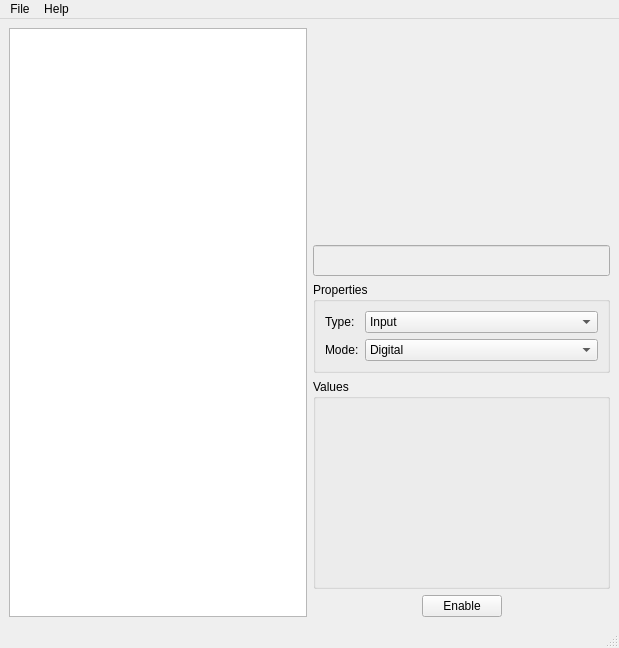
<?xml version="1.0" encoding="UTF-8"?>
<ui version="4.0">
 <class>MainWindow</class>
 <widget class="QMainWindow" name="MainWindow">
  <property name="geometry">
   <rect>
    <x>0</x>
    <y>0</y>
    <width>619</width>
    <height>648</height>
   </rect>
  </property>
  <property name="sizePolicy">
   <sizepolicy hsizetype="Fixed" vsizetype="Fixed">
    <horstretch>0</horstretch>
    <verstretch>0</verstretch>
   </sizepolicy>
  </property>
  <property name="windowTitle">
   <string>MainWindow</string>
  </property>
  <property name="windowIcon">
   <iconset resource="../resources.qrc">
    <normaloff>:/icons/icons/rpi.png</normaloff>:/icons/icons/rpi.png</iconset>
  </property>
  <widget class="QWidget" name="centralwidget">
   <layout class="QGridLayout" name="gridLayout">
    <item row="0" column="0" rowspan="5">
     <widget class="QListView" name="listView"/>
    </item>
    <item row="0" column="1">
     <widget class="QLabel" name="label_3">
      <property name="sizePolicy">
       <sizepolicy hsizetype="Expanding" vsizetype="Expanding">
        <horstretch>0</horstretch>
        <verstretch>0</verstretch>
       </sizepolicy>
      </property>
      <property name="maximumSize">
       <size>
        <width>400</width>
        <height>300</height>
       </size>
      </property>
      <property name="text">
       <string/>
      </property>
      <property name="pixmap">
       <pixmap resource="../resources.qrc">:/icons/icons/rpi-gpio.jpg</pixmap>
      </property>
      <property name="scaledContents">
       <bool>true</bool>
      </property>
     </widget>
    </item>
    <item row="1" column="1">
     <widget class="QLineEdit" name="lineEdit_name">
      <property name="enabled">
       <bool>false</bool>
      </property>
      <property name="font">
       <font>
        <pointsize>14</pointsize>
        <weight>75</weight>
        <bold>true</bold>
       </font>
      </property>
      <property name="alignment">
       <set>Qt::AlignCenter</set>
      </property>
     </widget>
    </item>
    <item row="2" column="1">
     <widget class="QGroupBox" name="groupBox_type">
      <property name="title">
       <string>Properties</string>
      </property>
      <layout class="QFormLayout" name="formLayout">
       <item row="1" column="0">
        <widget class="QLabel" name="label_2">
         <property name="text">
          <string>Type:</string>
         </property>
        </widget>
       </item>
       <item row="1" column="1">
        <widget class="QComboBox" name="comboBox_type">
         <item>
          <property name="text">
           <string>Input</string>
          </property>
         </item>
         <item>
          <property name="text">
           <string>Output</string>
          </property>
         </item>
        </widget>
       </item>
       <item row="2" column="0">
        <widget class="QLabel" name="label">
         <property name="text">
          <string>Mode:</string>
         </property>
        </widget>
       </item>
       <item row="2" column="1">
        <widget class="QComboBox" name="comboBox_mode">
         <item>
          <property name="text">
           <string>Digital</string>
          </property>
         </item>
         <item>
          <property name="text">
           <string>Pulse Width Modulation</string>
          </property>
         </item>
        </widget>
       </item>
      </layout>
     </widget>
    </item>
    <item row="3" column="1">
     <widget class="QGroupBox" name="groupBox_values">
      <property name="title">
       <string>Values</string>
      </property>
      <layout class="QVBoxLayout" name="verticalLayout">
       <item>
        <layout class="QVBoxLayout" name="layout_values"/>
       </item>
       <item>
        <spacer name="verticalSpacer">
         <property name="orientation">
          <enum>Qt::Vertical</enum>
         </property>
         <property name="sizeHint" stdset="0">
          <size>
           <width>20</width>
           <height>16</height>
          </size>
         </property>
        </spacer>
       </item>
      </layout>
     </widget>
    </item>
    <item row="4" column="1">
     <layout class="QHBoxLayout" name="horizontalLayout_3">
      <item>
       <spacer name="horizontalSpacer">
        <property name="orientation">
         <enum>Qt::Horizontal</enum>
        </property>
        <property name="sizeHint" stdset="0">
         <size>
          <width>40</width>
          <height>20</height>
         </size>
        </property>
       </spacer>
      </item>
      <item>
       <widget class="QPushButton" name="button_enable">
        <property name="text">
         <string>Enable</string>
        </property>
        <property name="checkable">
         <bool>true</bool>
        </property>
       </widget>
      </item>
      <item>
       <spacer name="horizontalSpacer_2">
        <property name="orientation">
         <enum>Qt::Horizontal</enum>
        </property>
        <property name="sizeHint" stdset="0">
         <size>
          <width>40</width>
          <height>20</height>
         </size>
        </property>
       </spacer>
      </item>
     </layout>
    </item>
   </layout>
  </widget>
  <widget class="QMenuBar" name="menubar">
   <property name="geometry">
    <rect>
     <x>0</x>
     <y>0</y>
     <width>619</width>
     <height>24</height>
    </rect>
   </property>
   <widget class="QMenu" name="menuFile">
    <property name="title">
     <string>File</string>
    </property>
    <addaction name="action_load"/>
    <addaction name="action_save"/>
    <addaction name="separator"/>
    <addaction name="action_exit"/>
   </widget>
   <widget class="QMenu" name="menuAbout">
    <property name="title">
     <string>Help</string>
    </property>
    <addaction name="action_license"/>
    <addaction name="action_about"/>
   </widget>
   <addaction name="menuFile"/>
   <addaction name="menuAbout"/>
  </widget>
  <widget class="QStatusBar" name="statusbar"/>
  <action name="action_load">
   <property name="icon">
    <iconset resource="../resources.qrc">
     <normaloff>:/icons/icons/load-file-option.png</normaloff>:/icons/icons/load-file-option.png</iconset>
   </property>
   <property name="text">
    <string>Load</string>
   </property>
   <property name="shortcut">
    <string>Ctrl+L</string>
   </property>
  </action>
  <action name="action_save">
   <property name="icon">
    <iconset resource="../resources.qrc">
     <normaloff>:/icons/icons/save-file-option.png</normaloff>:/icons/icons/save-file-option.png</iconset>
   </property>
   <property name="text">
    <string>Save</string>
   </property>
   <property name="shortcut">
    <string>Ctrl+S</string>
   </property>
  </action>
  <action name="action_exit">
   <property name="icon">
    <iconset resource="../resources.qrc">
     <normaloff>:/icons/icons/exit-to-app-button.png</normaloff>:/icons/icons/exit-to-app-button.png</iconset>
   </property>
   <property name="text">
    <string>Exit</string>
   </property>
   <property name="shortcut">
    <string>Ctrl+Q</string>
   </property>
  </action>
  <action name="action_about">
   <property name="icon">
    <iconset resource="../resources.qrc">
     <normaloff>:/icons/icons/information.png</normaloff>:/icons/icons/information.png</iconset>
   </property>
   <property name="text">
    <string>About</string>
   </property>
   <property name="shortcut">
    <string>Ctrl+H</string>
   </property>
  </action>
  <action name="action_license">
   <property name="icon">
    <iconset resource="../resources.qrc">
     <normaloff>:/icons/icons/agreement.png</normaloff>:/icons/icons/agreement.png</iconset>
   </property>
   <property name="text">
    <string>License</string>
   </property>
  </action>
 </widget>
 <resources>
  <include location="../resources.qrc"/>
 </resources>
 <connections/>
</ui>
